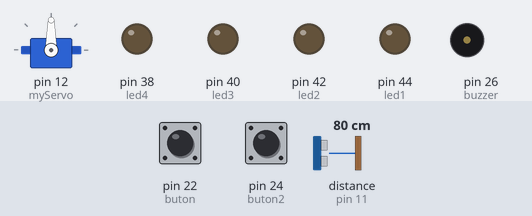
Bench run of a sketch on a simulated Arduino Mega 2560, built with avr-gcc and run on an emulated ATmega2560. Shown: servo, output pins drawn as LEDs (lit = HIGH), buzzer (waves = sounding, pin HIGH). The test bench sets the inputs (shaded band); at power-on: pin 24 (buton2) LOW, distance to the obstacle (sensor on pin 11) 80 cm, pin 22 (buton) LOW. The echo pulse lasts 58.3 µs per cm; pins used as bus, display or sensor lines are not drawn; what the sketch prints to the serial monitor is not drawn.

Above: at 1.2 s.
1.3 s: pin 24 (buton2) pulled HIGH for 0.15 s
At 1.63 s:
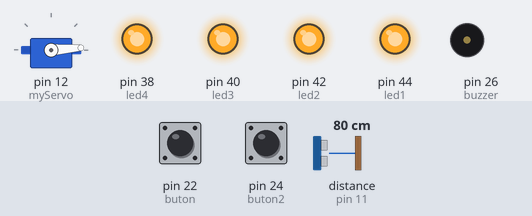
4.3 s: distance to the obstacle (sensor on pin 11) set to 2 cm
At 4.49 s:
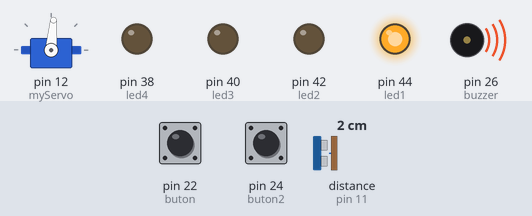
7.3 s: distance to the obstacle (sensor on pin 11) set to 250 cm
At 7.5 s:
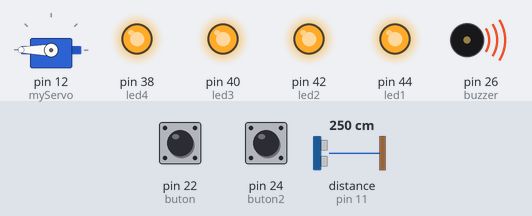
10.3 s: pin 22 (buton) pulled HIGH for 0.15 s
At 11.4 s:
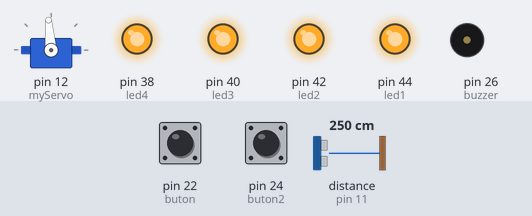
13.3 s: pin 24 (buton2) pulled HIGH for 0.15 s
16.4 s: distance to the obstacle (sensor on pin 11) set to 9 cm
At 17.78 s:
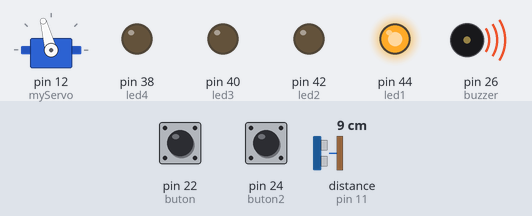
Timing chart, 0 to 26.0 s (numbered marks = the images above; inputs shaded):
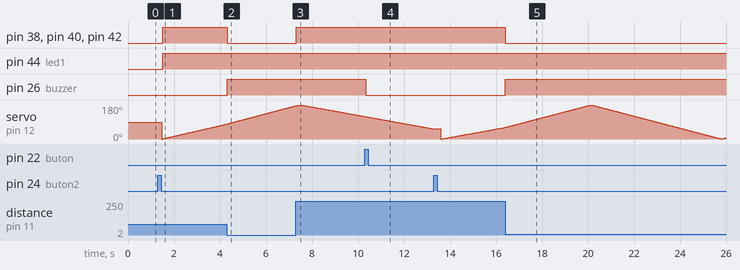

Measured:
- after the input at 1.3 s, pin 38 (led4), pin 40 (led3), pin 42 (led2), pin 44 (led1): LOW → HIGH after 0.21 s
- after the input at 4.3 s, pin 38 (led4), pin 40 (led3), pin 42 (led2): HIGH → LOW at once; pin 26 (buzzer): LOW → HIGH at once
- after the input at 7.3 s, pin 38 (led4), pin 40 (led3), pin 42 (led2): LOW → HIGH at once
- after the input at 10.3 s, pin 26 (buzzer): HIGH → LOW at once
- after the input at 16.4 s, pin 38 (led4), pin 40 (led3), pin 42 (led2): HIGH → LOW at once; pin 26 (buzzer): LOW → HIGH at once

The sketch:

radar.ino
```cpp
  #include <Servo.h>.

// Ultrasonik Sinyal pinleri
const int trigPin = 10;
const int echoPin = 11;
const byte led1 = 44;
const byte led2 = 42;
const byte led3 = 40;
const byte led4 = 38;
const byte buzzer = 26;
const byte buton = 22; //buzer buton siyah
const byte buton2 = 24; // açma kapama buton2 kırmızı
// tam tersi led sistemi , button 2 atama kapatma açma buzzer performans
long duration;
int distance;
int control;

Servo myServo;

void setup() {
  pinMode(buton , INPUT);
  pinMode(buton2, INPUT);
  pinMode(trigPin, OUTPUT);
  pinMode(echoPin, INPUT);
  pinMode(led1 , OUTPUT);
  pinMode(led2 , OUTPUT);
  pinMode(led3 , OUTPUT);
  pinMode(led4 , OUTPUT);
  pinMode(buzzer , OUTPUT);
  Serial.begin(9600);
  myServo.attach(12); // Servo motor sinyal pini
  myServo.write(90);
  control = 0;


}
void loop() {

  while(control == 0){

    if(digitalRead(buton2) == HIGH){
       control = 1;
       delay(150);
    }
    delay(20);
  }

  if(control == 1){
  for(int i=0;i<=180;i++){
  myServo.write(i);
  delay(30);
  distance = calculateDistance();

  Serial.print(i);
  Serial.print(",");
  Serial.print(distance);
  Serial.print(".");
  if(distance>0 && distance <=40){
  digitalWrite(buzzer , 1);}
 if (distance>0 && distance <=10)
    {


      digitalWrite(led1 , 1);
      digitalWrite(led2 , 0);
      digitalWrite(led3 , 0);
      digitalWrite(led4 , 0);

    }
    else if (distance >10 && distance <=20)
    {

      digitalWrite(led1 , 1);
      digitalWrite(led2 , 1);
      digitalWrite(led3 , 0);
      digitalWrite(led4 , 0);

    }
    else if (distance >20 && distance <=30)
    {

      digitalWrite(led1 , 1);
      digitalWrite(led2 , 1);
      digitalWrite(led3 , 1);
      digitalWrite(led4 , 0);

    }
    else if (distance >40)
    {

      digitalWrite(led1 , 1);
      digitalWrite(led2 , 1);
      digitalWrite(led3 , 1);
      digitalWrite(led4 , 1);
    }
    if (digitalRead(buton) == 1)
    {
       digitalWrite(buzzer , 0);

      }
    if(digitalRead(buton2) == HIGH){
      control = 0;
      delay(100);
      break;
    }
  }
  }
  if(control == 1){
  for(int i=180;i>0;i--){
  myServo.write(i);
  delay(30);
  distance = calculateDistance();
  Serial.print(i);
  Serial.print(",");
  Serial.print(distance);
  Serial.print(".");
  if(distance>0 && distance <=40){
  digitalWrite(buzzer , 1);}
 if (distance>0 && distance <=10)
    {

      digitalWrite(led1 , 1);
      digitalWrite(led2 , 0);
      digitalWrite(led3 , 0);
      digitalWrite(led4 , 0);

    }
    else if (distance >10 && distance <=20)
    {

      digitalWrite(led1 , 1);
      digitalWrite(led2 , 1);
      digitalWrite(led3 , 0);
      digitalWrite(led4 , 0);

    }
    else if (distance >20 && distance <=30)
    {

      digitalWrite(led1 , 1);
      digitalWrite(led2 , 1);
      digitalWrite(led3 , 1);
      digitalWrite(led4 , 0);

    }
    else if (distance >30)
    {

      digitalWrite(led1 , 1);
      digitalWrite(led2 , 1);
      digitalWrite(led3 , 1);
      digitalWrite(led4 , 1);
    }
      if (digitalRead(buton) == 1)
    {
       digitalWrite(buzzer , 0);

      }
      if(digitalRead(buton2) == HIGH){
        control = 0;
        delay(100);
        break;
      }
  }
  }

}

int calculateDistance(){

  digitalWrite(trigPin, LOW);
  delayMicroseconds(2);

  digitalWrite(trigPin, HIGH);
  delayMicroseconds(10);
  digitalWrite(trigPin, LOW);
  duration = pulseIn(echoPin, HIGH);
  distance= duration*0.034/2;
  return distance;
}
```
